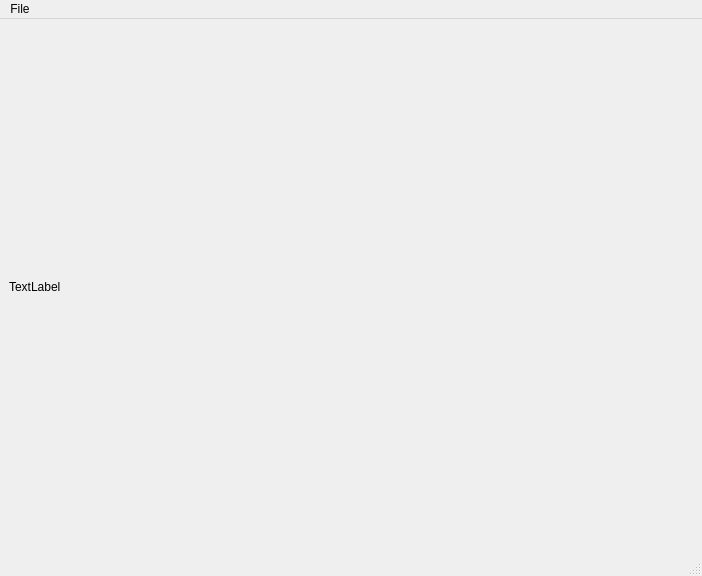
<?xml version="1.0" encoding="UTF-8"?>
<ui version="4.0">
 <class>MainWindow</class>
 <widget class="QMainWindow" name="MainWindow">
  <property name="geometry">
   <rect>
    <x>0</x>
    <y>0</y>
    <width>702</width>
    <height>576</height>
   </rect>
  </property>
  <property name="windowTitle">
   <string>MainWindow</string>
  </property>
  <widget class="QWidget" name="centralwidget">
   <layout class="QVBoxLayout" name="verticalLayout">
    <item>
     <widget class="QLabel" name="label">
      <property name="minimumSize">
       <size>
        <width>1</width>
        <height>1</height>
       </size>
      </property>
      <property name="text">
       <string>TextLabel</string>
      </property>
     </widget>
    </item>
   </layout>
  </widget>
  <widget class="QStatusBar" name="statusbar"/>
  <widget class="QMenuBar" name="menubar">
   <property name="geometry">
    <rect>
     <x>0</x>
     <y>0</y>
     <width>702</width>
     <height>21</height>
    </rect>
   </property>
   <widget class="QMenu" name="menuFile">
    <property name="title">
     <string>File</string>
    </property>
    <addaction name="actionLoad"/>
    <addaction name="actionSave"/>
   </widget>
   <addaction name="menuFile"/>
  </widget>
  <action name="actionLoad">
   <property name="text">
    <string>Loadimg</string>
   </property>
   <property name="statusTip">
    <string>:oad img from device</string>
   </property>
   <property name="shortcut">
    <string>Ctrl+L</string>
   </property>
  </action>
  <action name="actionSave">
   <property name="text">
    <string>Save Img</string>
   </property>
   <property name="statusTip">
    <string>Save capture to device</string>
   </property>
   <property name="shortcut">
    <string>Ctrl+S</string>
   </property>
  </action>
 </widget>
 <resources/>
 <connections/>
</ui>
